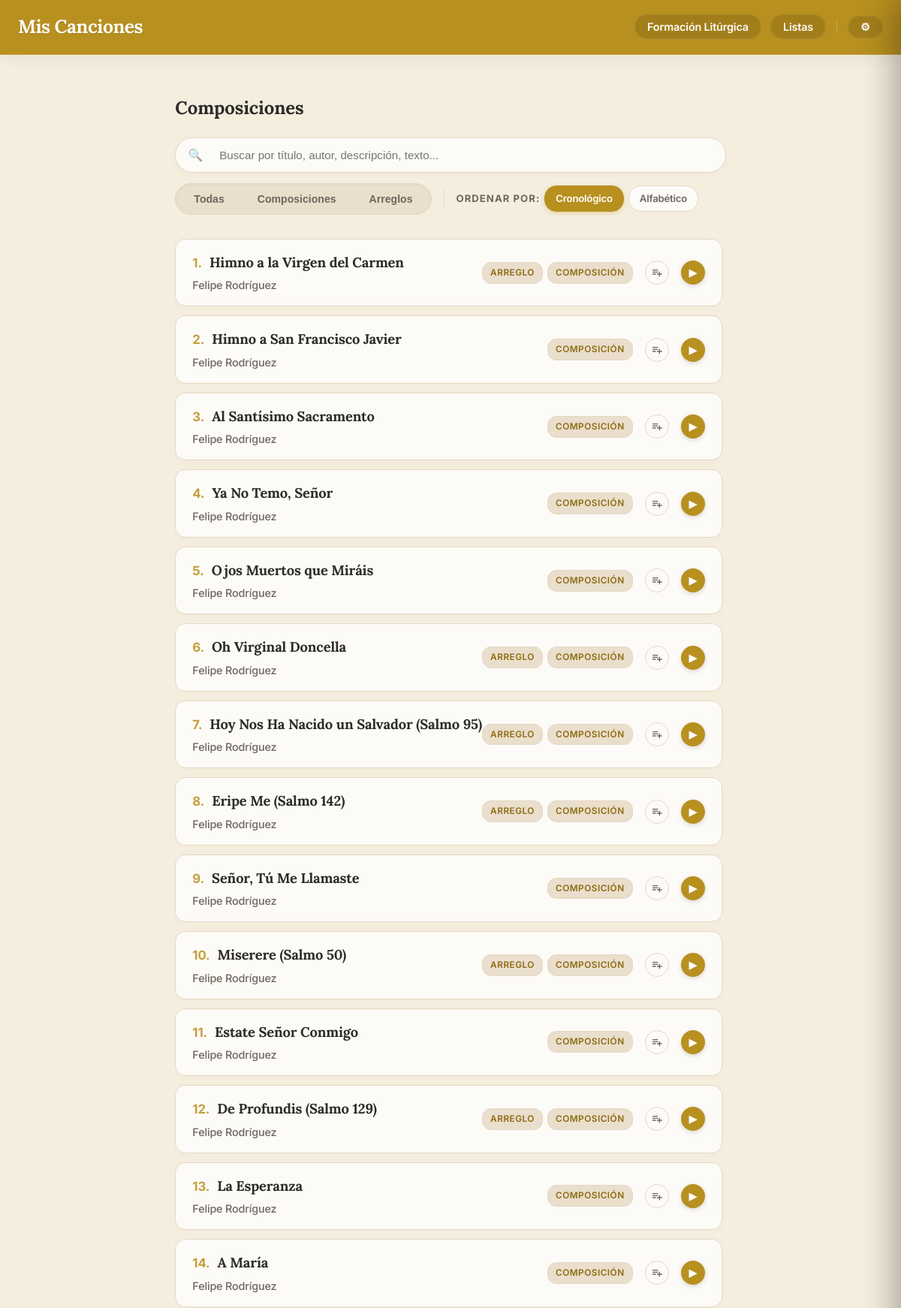
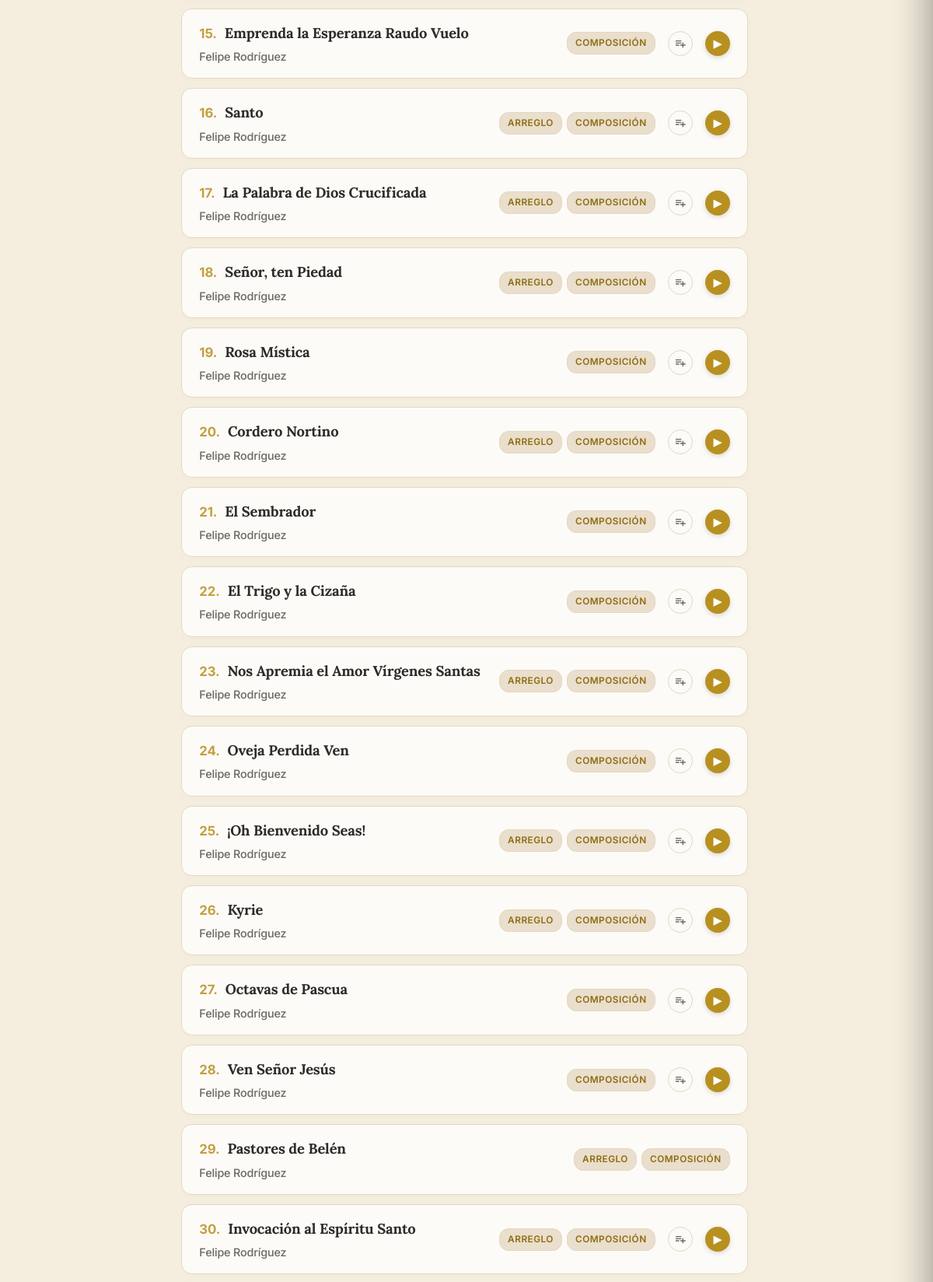
Screenshot of /composiciones (upper part) with the database file from the repository (2 pictures, top to bottom).
### models.py (models this page shows, shortened)
class Cancion(db.Model):
    __tablename__ = 'cancion'
    id = db.Column(db.Integer, primary_key=True)
    titulo = db.Column(db.String(150), nullable=False)
    musica = db.Column(db.String(100))
    letra = db.Column(db.String(100))
    adaptacion = db.Column(db.String(100))
    arreglo = db.Column(db.String(100), nullable=True)
    idioma = db.Column(db.String(50))
    dia = db.Column(db.Integer, nullable=True)
    mes = db.Column(db.Integer, nullable=True)
    anio = db.Column(db.Integer)
    descripcion = db.Column(db.Text)
    audio = db.Column(db.String(150))
    letras_acordes = db.Column(db.String(150))
    partitura = db.Column(db.String(150))
    midi = db.Column(db.String(150))
    tags_json = db.Column(db.String(500))
    tipo = db.Column(db.String(50), nullable=False, default='local')
    categorias_json = db.Column(db.String(200))
    youtube_video_embed = db.Column(db.Text)
    youtube_audio_embed = db.Column(db.Text)
    interprete = db.Column(db.String(200), nullable=True)
    ensambles_json = db.Column(db.Text, nullable=True)
    descargas_json = db.Column(db.Text, nullable=True)
    audios_json = db.Column(db.Text, nullable=True)
    tipo_pdf = db.Column(db.String(50), nullable=True)  # 'partitura' o 'letras_acordes'
    letras_json = db.Column(db.Text, nullable=True)  # {"sincronizada": bool, "lineas": [{"t": seg|null, "text": str}]}
    @property
    def categorias(self):
        return json.loads(self.categorias_json) if self.categorias_json else []

### app.py (the view)
@app.route('/composiciones')
def ver_composiciones():
    base_songs = search_by_category("Composición")
    filtered_songs, search_query = search_songs(base_songs, request.args.get('search', '').strip())
    sort_by = request.args.get('sort_by', 'cronologico')
    sorted_songs = sort_songs(filtered_songs, sort_by=sort_by)
    return render_template('composiciones.html', composiciones=sorted_songs, search_query=search_query, page_context='composiciones', sort_by=sort_by)

### app.py (called while the page is built)
@app.template_filter('sort_categories_for_page')
def sort_categories_for_page(categories, page_context='default'):
    sorted_cats = list(categories)
    if page_context == 'arreglos':
        sorted_cats.sort(key=lambda x: (x != 'Composición', x != 'Arreglo'))
    else:
        sorted_cats.sort(key=lambda x: (x != 'Arreglo', x != 'Composición'))
    return sorted_cats

@app.context_processor
def inject_globals():
    try:
        with open('build_date.txt', 'r', encoding='utf-8') as f:
            date_str = f.read().strip()
    except Exception:
        date_str = "Desconocida"
    return dict(last_update=date_str, FEATURES=FEATURES)

### services/catalog_service.py (called while the page is built, shortened)
def normalize_for_sorting(titulo: Optional[str]) -> str:
    if not titulo:
        return ""
    titulo_normalizado = unidecode(titulo.lower())
    return "".join(c for c in titulo_normalizado if c.isalnum() or c.isspace()).strip()

def normalize_category_name(cat_name: Optional[str]) -> str:
    if not cat_name:
        return ""
    c = unidecode(cat_name.lower().strip())
    if c.startswith('arreglo'):
        return 'Arreglo'
    if c.startswith('composic'):
        return 'Composición'
    return cat_name

def search_songs(base_songs: List[Cancion], search_query: Optional[str]) -> Tuple[List[Cancion], str]:
    if not search_query:
        return base_songs, ""

def search_by_category(category_name: str) -> List[Cancion]:
    all_songs = Cancion.query.all()
    target_norm = unidecode(normalize_category_name(category_name).lower())
    result = []
    for song in all_songs:
        song_cats = [unidecode(normalize_category_name(cat).lower()) for cat in song.categorias]
        if target_norm in song_cats or any(target_norm in c for c in song_cats):
            result.append(song)
    return result

### templates/composiciones.html
{% extends "base.html" %}
{% block content %}
    <h2>Composiciones</h2>
    {% include '_filters.html' %}
    <div class="lista-scroll" id="song-list-container">
        {% include '_song_list.html' %}
    </div>
{% endblock %}

### templates/_song_list.html
<div class="lista-composiciones">
    {% for obra in composiciones %}
        <div class="tarjeta-obra-wrapper">
            <a href="{{ url_for('ver_composicion', comp_id=obra.id, context=page_context, tag_name=tag_nombre, search=search_query, sort_by=sort_by) }}"
               class="tarjeta-obra"
               data-id="{{ obra.id }}"
               {% if obra.audio %}data-audio="{{ url_for('static', filename=obra.audio) }}"{% endif %}
               data-title="{{ obra.titulo }}">
                <div class="info-tarjeta">
                    <div class="song-title-with-number">
                        <span class="song-number">{{ loop.index }}.</span>
                        <h3>{{ obra.titulo }}</h3>
                    </div>
                    <p>
                        {{ obra.musica }}
                    </p>
                </div>
                <div class="tarjeta-right-section">
                    <div class="categoria-tags-container">
                        {% if obra.categorias %}
                            {% for cat in obra.categorias | sort_categories_for_page(page_context) %}
                                <span class="categoria-tag">{{ cat }}</span>
                            {% endfor %}
                        {% endif %}
                    </div>
                    {% if obra.audio %}
                    <button class="btn-add-queue opt-add-queue" data-id="{{ obra.id }}" data-audio="{{ url_for('static', filename=obra.audio) }}" data-title="{{ obra.titulo }}" title="Añadir a la cola">
                        <svg viewBox="0 0 24 24" width="16" height="16" fill="currentColor"><path d="M14 10H3v2h11v-2zm0-4H3v2h11V6zm4 8v-4h-2v4h-4v2h4v4h2v-4h4v-2h-4zM3 16h7v-2H3v2z"/></svg>
                    </button>
                    <button class="list-play-btn" data-id="{{ obra.id }}" data-title="{{ obra.titulo }}" data-audio="{{ url_for('static', filename=obra.audio) }}" title="Reproducir / Pausar">▶</button>
                    {% endif %}
                </div>
            </a>
        </div>
    {% else %}
        <p style="padding: 20px;">No se encontraron canciones que coincidan con tu búsqueda.</p>
    {% endfor %}
</div>

### rows the page displays
Cancion: titulo "Himno a la Virgen del Carmen", musica "Felipe Rodríguez", cat "ARREGLO" "COMPOSICIÓN"
Cancion: titulo "Himno a San Francisco Javier", musica "Felipe Rodríguez", cat "COMPOSICIÓN"
Cancion: titulo "Al Santísimo Sacramento", musica "Felipe Rodríguez", cat "COMPOSICIÓN"
Cancion: titulo "Ya No Temo, Señor", musica "Felipe Rodríguez", cat "COMPOSICIÓN"
Cancion: titulo "Ojos Muertos que Miráis", musica "Felipe Rodríguez", cat "COMPOSICIÓN"
Cancion: titulo "Oh Virginal Doncella", musica "Felipe Rodríguez", cat "ARREGLO" "COMPOSICIÓN"
Cancion: titulo "Hoy Nos Ha Nacido un Salvador (Salmo 95)", musica "Felipe Rodríguez", cat "ARREGLO" "COMPOSICIÓN"
Cancion: titulo "Eripe Me (Salmo 142)", musica "Felipe Rodríguez", cat "ARREGLO" "COMPOSICIÓN"
Cancion: titulo "Señor, Tú Me Llamaste", musica "Felipe Rodríguez", cat "COMPOSICIÓN"
Cancion: titulo "Miserere (Salmo 50)", musica "Felipe Rodríguez", cat "ARREGLO" "COMPOSICIÓN"
Cancion: titulo "Estate Señor Conmigo", musica "Felipe Rodríguez", cat "COMPOSICIÓN"
Cancion: titulo "De Profundis (Salmo 129)", musica "Felipe Rodríguez", cat "ARREGLO" "COMPOSICIÓN"
Cancion: titulo "La Esperanza", musica "Felipe Rodríguez", cat "COMPOSICIÓN"
Cancion: titulo "A María", musica "Felipe Rodríguez", cat "COMPOSICIÓN"
Cancion: titulo "Emprenda la Esperanza Raudo Vuelo", musica "Felipe Rodríguez", cat "COMPOSICIÓN"
Cancion: titulo "Santo", musica "Felipe Rodríguez", cat "ARREGLO" "COMPOSICIÓN"
Cancion: titulo "La Palabra de Dios Crucificada", musica "Felipe Rodríguez", cat "ARREGLO" "COMPOSICIÓN"
Cancion: titulo "Señor, ten Piedad", musica "Felipe Rodríguez", cat "ARREGLO" "COMPOSICIÓN"
Cancion: titulo "Rosa Mística", musica "Felipe Rodríguez", cat "COMPOSICIÓN"
Cancion: titulo "Cordero Nortino", musica "Felipe Rodríguez", cat "ARREGLO" "COMPOSICIÓN"
Cancion: titulo "El Sembrador", musica "Felipe Rodríguez", cat "COMPOSICIÓN"
Cancion: titulo "El Trigo y la Cizaña", musica "Felipe Rodríguez", cat "COMPOSICIÓN"
Cancion: titulo "Nos Apremia el Amor Vírgenes Santas", musica "Felipe Rodríguez", cat "ARREGLO" "COMPOSICIÓN"
Cancion: titulo "Oveja Perdida Ven", musica "Felipe Rodríguez", cat "COMPOSICIÓN"
Cancion: titulo "¡Oh Bienvenido Seas!", musica "Felipe Rodríguez", cat "ARREGLO" "COMPOSICIÓN"
Cancion: titulo "Kyrie", musica "Felipe Rodríguez", cat "ARREGLO" "COMPOSICIÓN"
Cancion: titulo "Octavas de Pascua", musica "Felipe Rodríguez", cat "COMPOSICIÓN"
Cancion: titulo "Ven Señor Jesús", musica "Felipe Rodríguez", cat "COMPOSICIÓN"
Cancion: titulo "Pastores de Belén", musica "Felipe Rodríguez", cat "ARREGLO" "COMPOSICIÓN"
Cancion: titulo "Invocación al Espíritu Santo", musica "Felipe Rodríguez", cat "ARREGLO" "COMPOSICIÓN"
